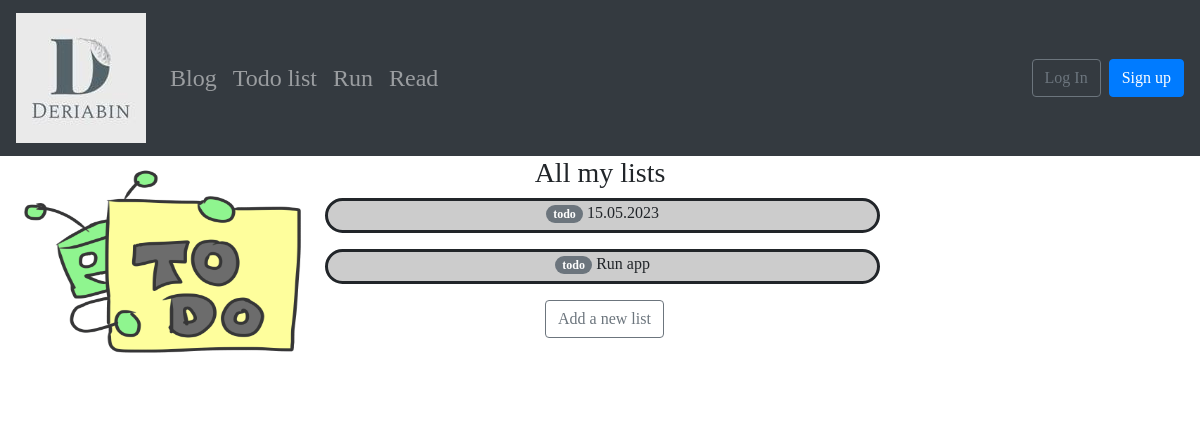
/to-do, run on an earlier commit of the app's database.
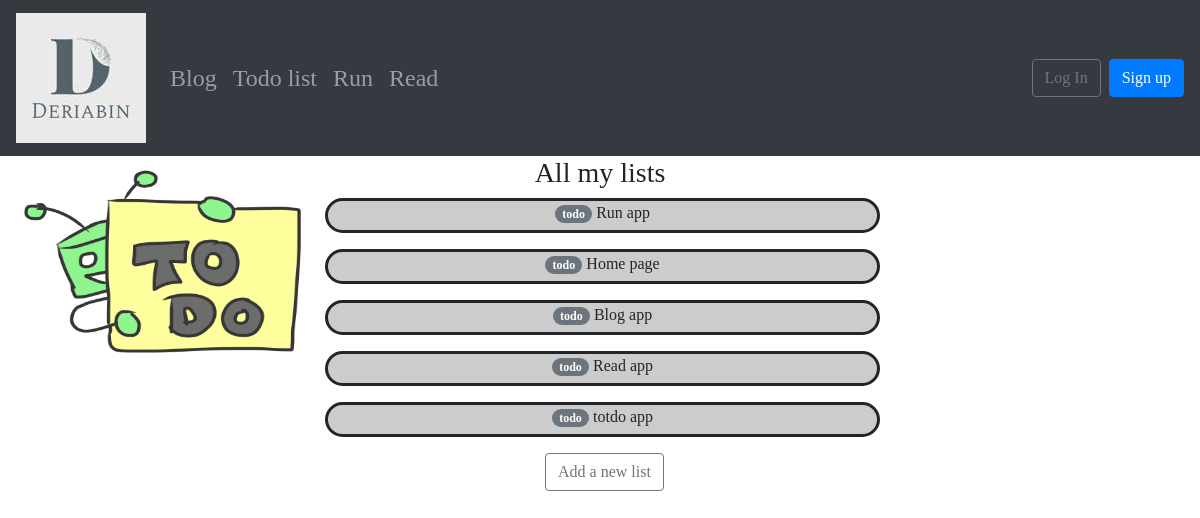
And on a later commit of the database.
### todo_app/models.py (models this page shows, shortened)
class ToDoList(models.Model):
    title = models.CharField(max_length=100, unique=True)

### todo_app/views.py (the view)
# urls.py: path("to-do", views.ListListView.as_view(), name="index"),
class ListListView(ListView):
    model = ToDoList
    template_name = "todo_app/main_todo.html"

### templates/todo_app/main_todo.html (shortened to what this page needs)
{% extends "base.html" %}
{% load static %}
{% block content %}
<img class="td" src="{% static 'images/lf.png' %}">
<div class="todo">
{% if object_list %}
<h3 class="h3">All my lists</h3>
{% endif %}
    {% for todolist in object_list %}
        <div
            class="list-todo"
            role="button"
            onclick="location.href='{% url "list" todolist.id %}'">
            <p> <span class="badge badge-secondary badge-pill">todo</span> {{ todolist.title }} </p>
        </div>
    {% empty %}
    <h4>You have no lists!</h4>
    {% endfor %}
    <div class="b">
    <button
        type="button" class="btn btn-outline-secondary"
        onclick="location.href='{% url "list-add" %}'"/>
    Add a new list
    </div>
</div>
{% endblock %}

What changed in the data, as far as the page shows it:
removed ToDoList: title "15.05.2023"
added ToDoList: title "Home page"
added ToDoList: title "Blog app"
added ToDoList: title "Read app"
added ToDoList: title "totdo app"
